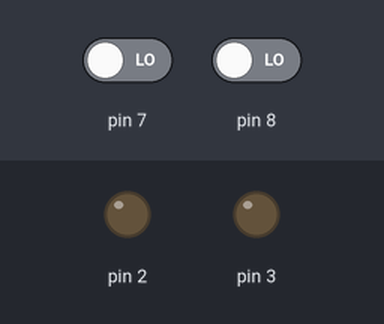
A sketch run on a simulated Arduino Uno, built with avr-gcc and run on an emulated ATmega328P. Shown: output pins drawn as LEDs (lit = HIGH). The test bench sets the inputs (shaded band); at power-on: pin 7 LOW, pin 8 LOW.

Above: at 1.2 s.
1.3 s: pin 7 driven HIGH
At 2.1 s:
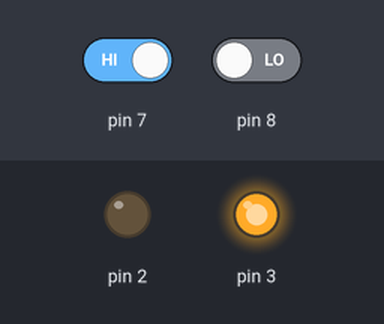
4.3 s: pin 8 driven HIGH
At 5.8 s:
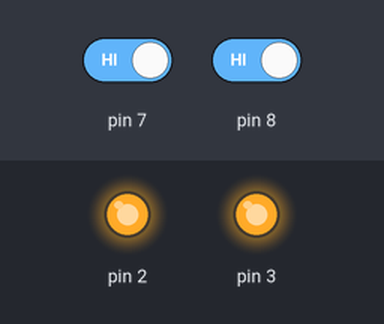
7.3 s: pin 7 driven LOW
At 9.1 s:
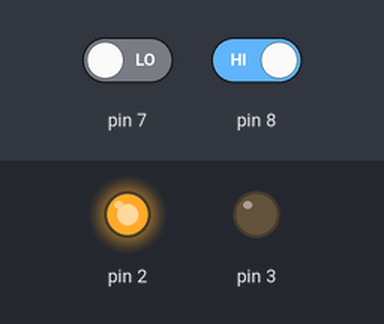
10.3 s: pin 8 driven LOW
At 10.8 s:
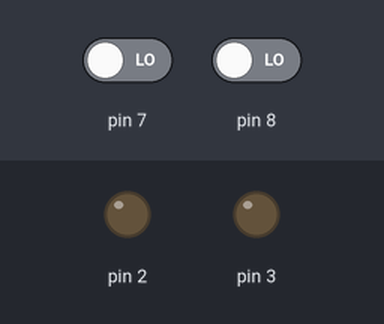
Timing chart, 0 to 12.8 s (numbered marks = the images above; inputs shaded):
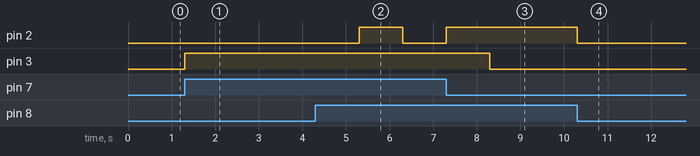

Measured:
- after the input at 1.3 s, pin 3: LOW → HIGH at once
- after the input at 4.3 s, pin 2: LOW → HIGH after 1.0 s, → LOW 1.0 s later
- after the input at 7.3 s, pin 2: goes on until 7.3 s, then stays HIGH; pin 3: HIGH → LOW after 1.0 s
- after the input at 10.3 s, pin 2: HIGH → LOW at once

The sketch:

iki_buton_iki_led1.ino
```cpp
// C++ code
//
int button = 0;

int LED = 0;

int BUTON2 = 0;

void setup()
{
  pinMode(8, INPUT);
  pinMode(7, INPUT);
  pinMode(3, OUTPUT);
  pinMode(2, OUTPUT);
}

void loop()
{
  BUTON2 = digitalRead(8);
  button = digitalRead(7);
  if (button == 1) {
    digitalWrite(3, HIGH);
    delay(1000); // Wait for 1000 millisecond(s)
  }
  if (BUTON2 == 1) {
    digitalWrite(2, HIGH);
    delay(1000); // Wait for 1000 millisecond(s)
  }
  digitalWrite(2, LOW);
  digitalWrite(3, LOW);
}
```
